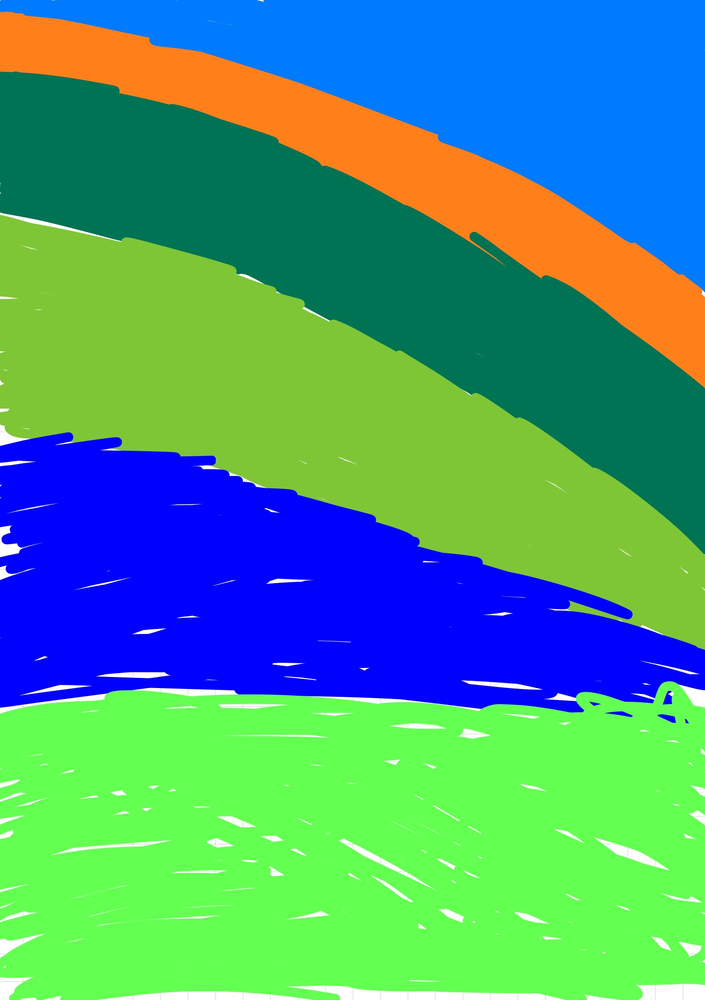
#> input picture mix.png, 705 x 1000 px, shrunk from 1539 x 2183 before the run
$ python -i detectColor.py   (imports and definitions only)
#> lines starting #> are read from the running program, lines starting #| are printed output that depends on the picture; after the words box and inside, x2 and y2 are one past the last pixel; in counts of white or black regions, pixels touching at a corner belong together
import numpy as np
import matplotlib.pyplot as plt
import cv2


#Helps convert RGB value to HSV value
def HSV(RGB):
    RGB = np.uint8([[RGB]])
    HSV = cv2.cvtColor(RGB, cv2.COLOR_RGB2HSV)
    return HSV


#Dictionary for color ranges
colorRanges = {
    'Light blue': ([95,40,40],[102,255,255]),
    'Orange': ([14,40,40], [24,255,255]),
    'Dark Orange': ([6,40,40], [10,100,100]),
    'Dark Red': ([[0, 40, 40]], [0, 255, 255]),
    'Red': ([170, 40, 40], [180, 255, 255]),
    'Gold': ([[21,40,40]], [26,255,255]),
    'Yellow': ([27,40,40],[35,255,255]),
    'Light Green': ([32,40,40], [40,255,255]),
    'Green' : ([40,40,40], [50,255,255]),
    'Teal': ([84,40,40], [88,255,255]),
    'Dark Green': ([64,40,40],[72,255,255]),
    'Dark Blue': ([107,40,40], [115,255,255]),
    'White': ([0,0,0],[0,10,255]),
    'Black': ([0,0,0],[200,255,42])
}


def colorDetection(image):
    #Converts image from BGR to RGB
#> called with image = 'mix.png'
    BGRimage = cv2.imread(image)
#> BGRimage is the input picture: shape (1000, 705, 3); mean B, G, R 126.8, 154.2, 74.7
    RGBimage = cv2.cvtColor(BGRimage, cv2.COLOR_BGR2HSV)
#> RGBimage: shape (1000, 705, 3); mean H, S, V 72.1, 211.5, 222.9

    #dictionary to count number of undetected pixels in image for each color
    pixelDict = {}

    #Detection for each colour in image
    for color in colorRanges:
        lowerLimit = np.array(colorRanges[color][0])
        upperLimit = np.array(colorRanges[color][1])
        imageSize = np.shape(RGBimage)
        background = np.zeros((imageSize[1], imageSize[2]))
        mask = cv2.inRange(RGBimage, lowerLimit, upperLimit)
        detection = cv2.bitwise_and(RGBimage, RGBimage, mask=mask)
        pixelCount = 0
        for pixel in detection:
            if pixel.any() == background.any():
                pixelCount += 1
                pixelDict[color] = pixelCount
#> this loop made 14 passes
#> pass 1, in colorDetection, `mask = cv2.inRange(RGBimage, lowerLimit, upperLimit)`:
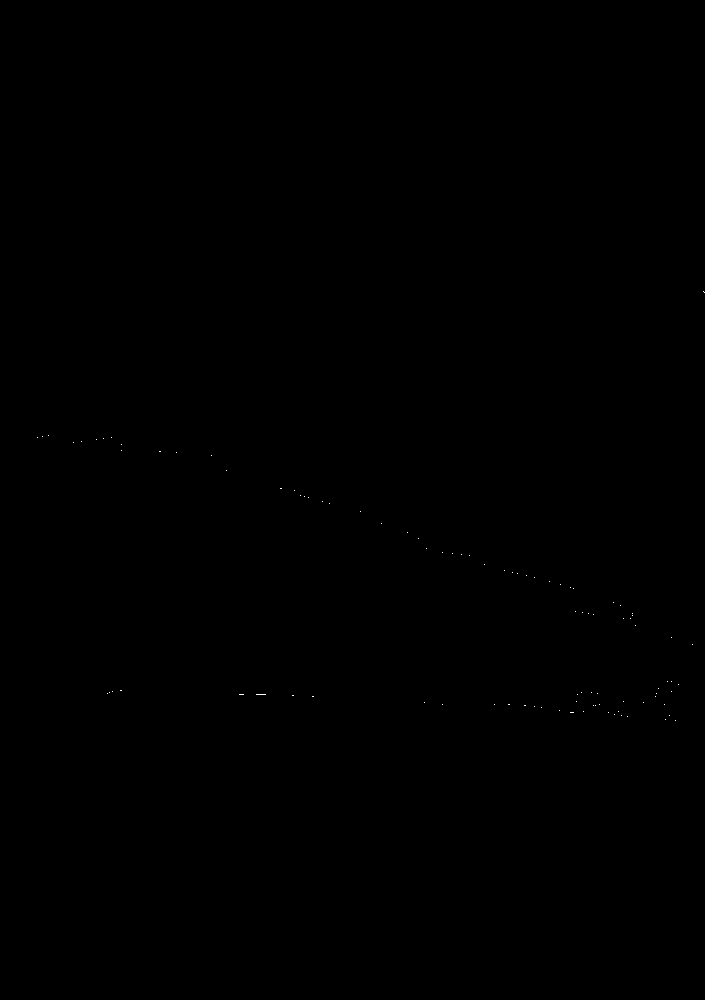
#> mask: shape (1000, 705); 0.02% white in thin lines or dots, all inside (x1, y1, x2, y2) = (37, 291, 705, 721)
#> pass 2, in colorDetection, `mask = cv2.inRange(RGBimage, lowerLimit, upperLimit)`:
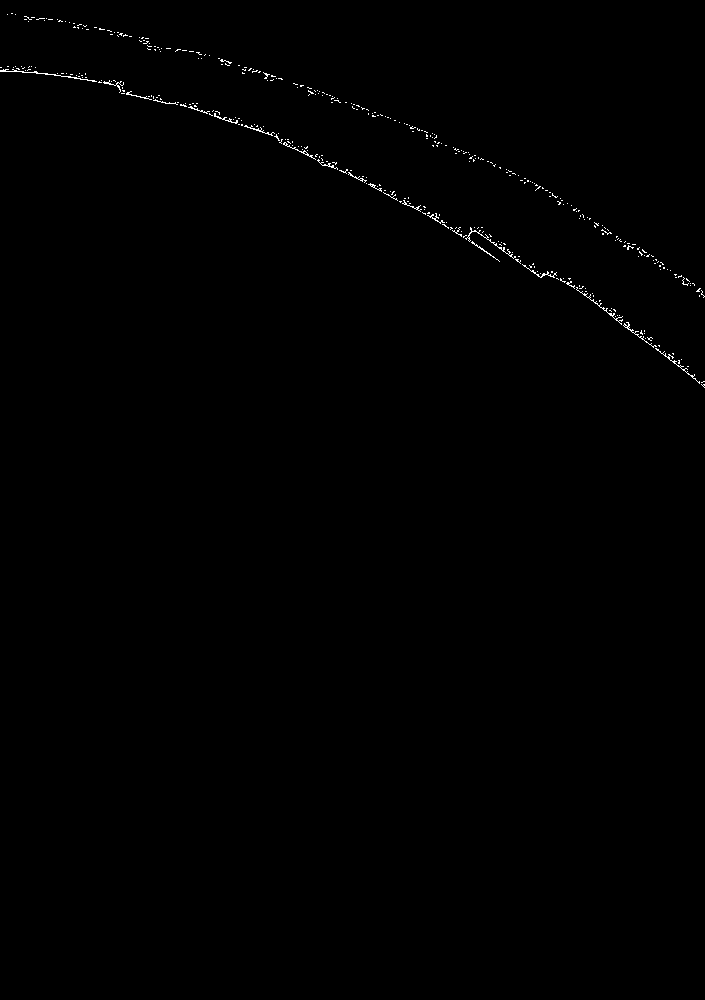
#> mask: shape (1000, 705); 0.34% white in thin lines or dots, all inside (x1, y1, x2, y2) = (0, 13, 705, 388)
#> after the loop, pixelDict = 14 items

    #List of most dominant colors in the image
    color = []
    minKey = min(pixelDict, key = pixelDict.get)
#> minKey = 'Green'
    for key in pixelDict:
        if pixelDict[key] == pixelDict[minKey]:
            color.append(key)
#> this loop made 14 passes
#> key on passes 1 to 12: 'Light blue', 'Orange', 'Dark Orange', 'Dark Red', 'Red', 'Gold', 'Yellow', 'Light Green', 'Green', 'Teal', 'Dark Green', 'Dark Blue'
#> after the loop, color = ['Green']
    return color

>>> result = colorDetection('mix.png')
#> result = ['Green']
